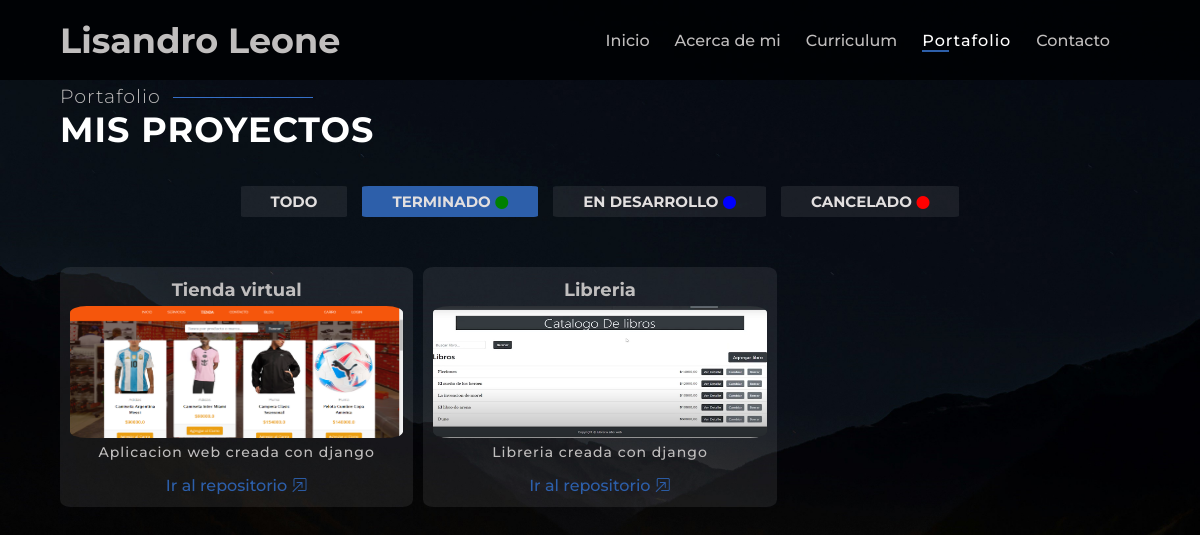
Page /portfolio/?estado=terminado on the earlier database version.
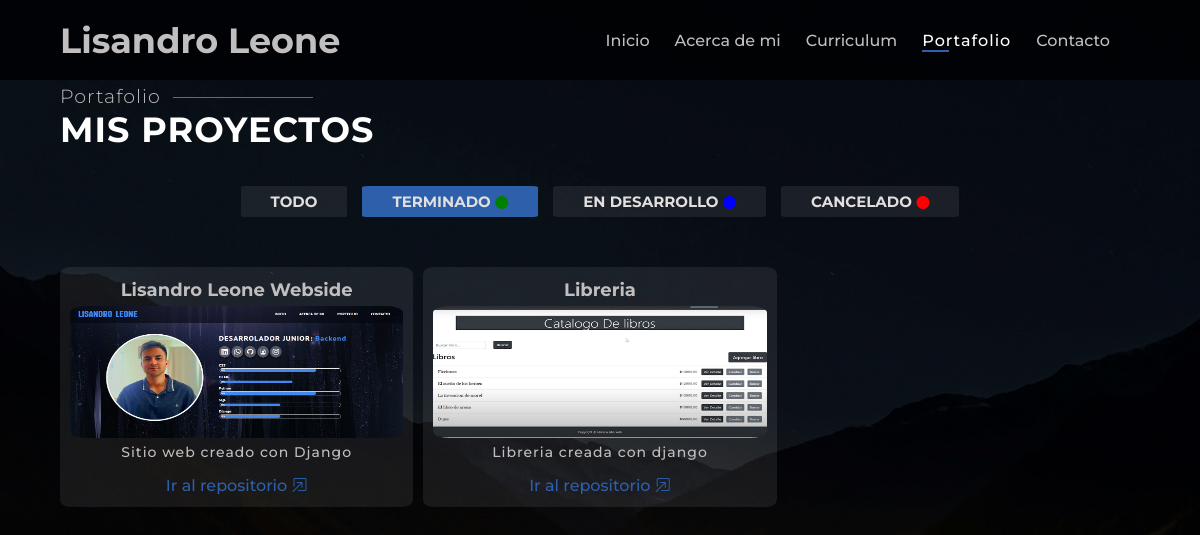
Same page on the later database version.
### portfolio/models.py (models this page shows, shortened)
class Proyectos(models.Model):
    ESTADO_CHOICES = [
        ('en_desarrollo', 'En Desarrollo'),
        ('terminado', 'Terminado'),
        ('pausado', 'Pausado'),
        ('cancelado', 'Cancelado'),
    ]
    nombre = models.CharField(max_length=200)
    descripcion = models.TextField()
    fecha_inicio = models.DateField()
    fecha_finalizacion = models.DateField(null=True, blank=True)
    imagen = models.ImageField(null=True,blank=True,upload_to='imgs')
    estado = models.CharField(max_length=20, choices=ESTADO_CHOICES, default='en_desarrollo')
    url = models.URLField(max_length=200,null=True,blank=True)
    class Meta:
        verbose_name = 'Proyecto'
        verbose_name_plural = 'Proyectos'

### portfolio/views.py (the view)
# urls.py: path('', proyectos_lista, name='proyectos_lista'),
def proyectos_lista(request):
    estado = request.GET.get('estado', None)
    if estado and estado in dict(Proyectos.ESTADO_CHOICES).keys():
        proyectos = Proyectos.objects.filter(estado=estado)
    else:
        proyectos = Proyectos.objects.all()
    return render(request, 'proyectos_lista.html', {'proyectos': proyectos})

### portfolio/templates/proyectos_lista.html
{% extends 'lisandro/base.html' %}
{% load static %}
{% block content %}
<section>
    <div class="titulos">
        <h2 class="titulo-secundario titulo-portfolio">Portafolio</h2>
        <h1 class="titulo-principal">Mis proyectos</h1>
    </div>
    <div class="filtros-container">
        <ul class="filtros-list">
            <li class="{% if not request.GET.estado %} active {% endif %}">
                <a class="filtros-option" href="{% url 'portfolio:proyectos_lista' %}">Todo</a>
            </li>
            <li class="{% if request.GET.estado == 'terminado' %} active {% endif %}">
                <a class="filtros-option" href="{% url 'portfolio:proyectos_lista' %}?estado=terminado">Terminado</a>
                <i class="bi bi-circle-fill" style="color: green; font-size: small;"></i>
            </li>
            <li class="{% if request.GET.estado == 'en_desarrollo' %} active {% endif %}">
                <a class="filtros-option" href="{% url 'portfolio:proyectos_lista' %}?estado=en_desarrollo">En desarrollo</a>
                <i class="bi bi-circle-fill" style="color: blue; font-size: small;"></i>
            </li>
            <li class="{% if request.GET.estado == 'cancelado' %} active {% endif %}">
                <a class="filtros-option" href="{% url 'portfolio:proyectos_lista' %}?estado=cancelado">Cancelado</a>
                <i class="bi bi-circle-fill" style="color: red; font-size: small;"></i>
            </li>
        </ul>
    </div>
    <div class="portafolio-container">
        {% for proyecto in proyectos %}
        <div class="portafolio-item">
            <div class="portafolio-wrap">
                <h4>{{ proyecto.nombre }}</h4>
                <img src="{{ proyecto.imagen.url }}" class="portafolio-img">
                <p class="parrafo">{{ proyecto.descripcion }}</p>
                <a href="{{proyecto.url}}">Ir al repositorio <i class="bi bi-box-arrow-in-up-right"></i></a>
            </div>
        </div>
        {% endfor %}
    </div>
</section>
{% endblock  %}

Differences in the rows shown:
no longer on this page (row edited): Proyectos: nombre "Tienda virtual", imagen (picture), descripcion "Aplicacion web creada con django"
now on this page (row edited): Proyectos: nombre "Lisandro Leone Webside", imagen (picture), descripcion "Sitio web creado con Django"
